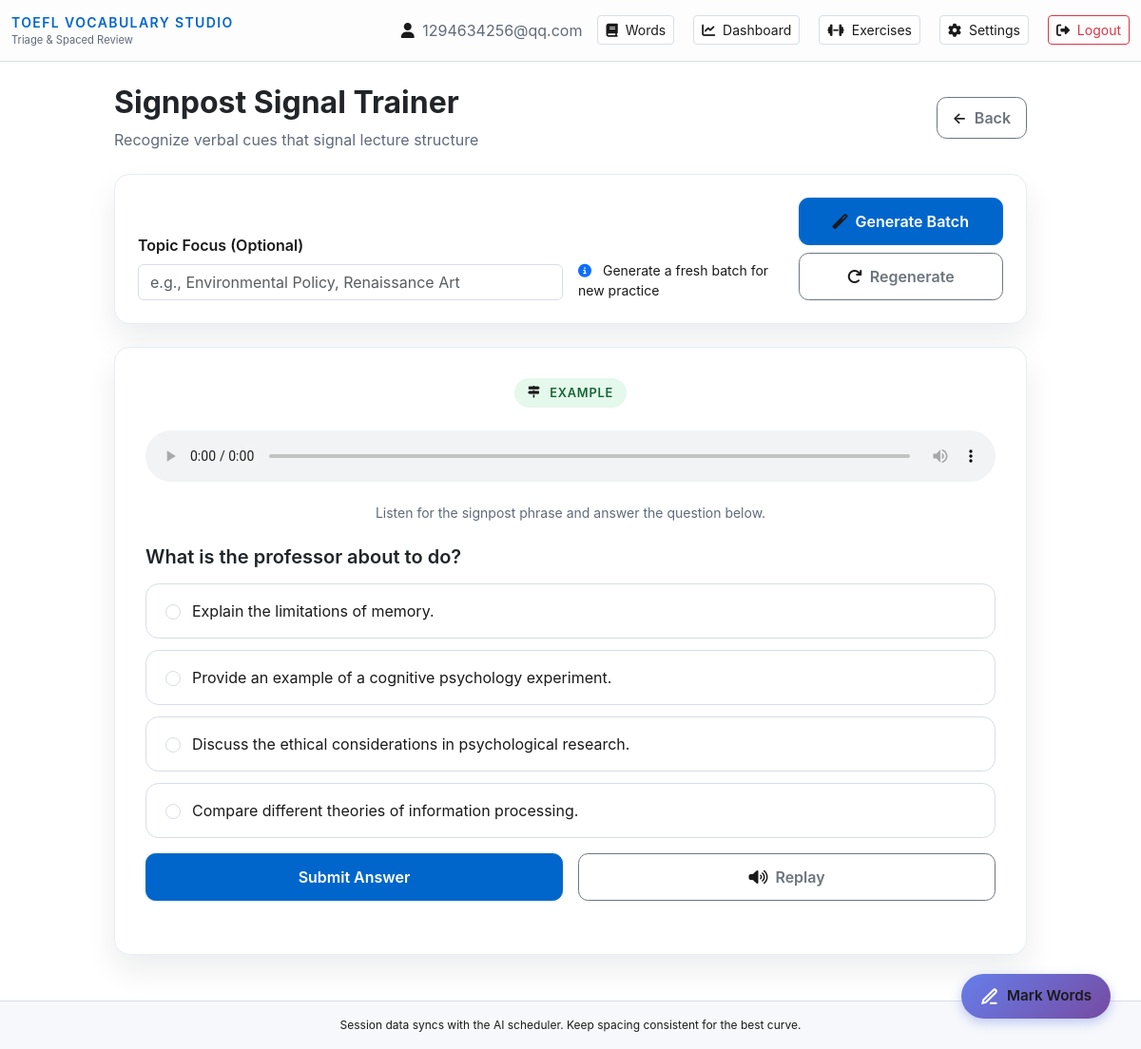
The page /listening/signpost (signed in) on the database its author committed.
### app/flask_app/models.py (models this page shows, shortened)
class User(db.Model):
    __tablename__ = 'users'
    id = db.Column(db.Integer, primary_key=True, index=True)
    email = db.Column(db.String(255), unique=True, index=True, nullable=False)
    password_hash = db.Column(db.String(255), nullable=False)
    daily_goal = db.Column(db.Integer, default=20, nullable=False)
    created_at = db.Column(db.DateTime(timezone=True), default=utcnow, nullable=False)
    words = db.relationship('UserWord', back_populates='user', cascade='all, delete-orphan')
    reviews = db.relationship('ReviewLog', back_populates='user', cascade='all, delete-orphan')

class ListeningSignpost(db.Model):
    __tablename__ = 'listening_signposts'
    id = db.Column(db.Integer, primary_key=True)
    text = db.Column(db.Text, nullable=False)  # The transcript (2-3 sentences)
    signpost_phrase = db.Column(db.String(100), nullable=False)  # e.g., "In contrast..."
    signpost_category = db.Column(db.String(50), nullable=False)  # e.g., "contrast", "addition", "example"
    audio_url = db.Column(db.String(500), nullable=True)
    audio_duration_seconds = db.Column(db.Float, nullable=True)
    question_text = db.Column(db.Text, nullable=False)  # "What is the professor about to do?"
    options = db.Column(db.JSON, nullable=False)  # List of answer options
    correct_answer = db.Column(db.String(255), nullable=False)
    explanation_cn = db.Column(db.Text, nullable=True)  # Chinese explanation
    created_at = db.Column(db.DateTime(timezone=True), default=utcnow, nullable=False)
    def to_dict(self):
        return {
            'id': self.id,
            'text': self.text,
            'signpost_phrase': self.signpost_phrase,
            'signpost_category': self.signpost_category,
            'audio_url': self.audio_url,
            'audio_duration_seconds': self.audio_duration_seconds,
            'question_text': self.question_text,
            'options': self.options,
            'correct_answer': self.correct_answer,
            'explanation_cn': self.explanation_cn,
        }

### app/flask_app/app.py (the view)
@app.route('/listening/signpost')
@login_required
def signpost_trainer():
    user = get_current_user()
    if not user:
        return redirect(url_for('login'))
    signpost_queue = session.get('signpost_queue', []) or []
    signpost_index = session.get('signpost_index', 0)
    if signpost_queue:
        if signpost_index >= len(signpost_queue):
            signpost_index = len(signpost_queue) - 1
            session['signpost_index'] = max(signpost_index, 0)
            session.modified = True
    signpost_filters = session.get('signpost_filters', {'topic': ''})
    signpost_id = session.get('signpost_current_id')
    if signpost_queue and signpost_index < len(signpost_queue):
        signpost_id = signpost_queue[signpost_index]
    signpost = None
    if signpost_id:
        signpost_record = ListeningSignpost.query.get(signpost_id)
        if signpost_record:
            signpost = signpost_record.to_dict()
    if not signpost:
        signpost_record = ListeningSignpost.query.order_by(ListeningSignpost.created_at.desc()).first()
        if signpost_record:
            signpost = signpost_record.to_dict()
            session['signpost_current_id'] = signpost_record.id
            session.modified = True
    return render_template(
        'listening/signpost.html',
        user=user,
        signpost=signpost,
        signpost_filters=signpost_filters,
        signpost_queue_remaining=max(len(signpost_queue) - signpost_index - 1, 0)
    )

### app/flask_app/utils.py (called while the page is built)
def login_required(f):
    @wraps(f)
    def decorated_function(*args, **kwargs):
        if 'user_id' not in session:
            flash('Please log in to access this page.', 'warning')
            return redirect(url_for('login'))
        return f(*args, **kwargs)
    return decorated_function

def get_current_user():
    user_id = session.get('user_id')
    if user_id:
        return User.query.get(user_id)
    return None

### app/flask_app/templates/listening/signpost.html (shortened to what this page needs)
{% extends "base.html" %}
{% block extra_css %}
<link rel="stylesheet" href="{{ url_for('static', filename='css/listening.css') }}">
{% endblock %}
{% block content %}
<div class="listening-wrapper">
    <div class="d-flex flex-column flex-md-row align-items-md-center justify-content-between listening-header mb-4">
        <div>
            <h1 class="h2 fw-bold text-dark listening-section-title mb-2">
                Signpost Signal Trainer
            </h1>
            <p class="text-muted listening-lead">
                Recognize verbal cues that signal lecture structure
            </p>
        </div>
        <a href="{{ url_for('listening_dashboard') }}" class="btn btn-outline-secondary listening-btn listening-btn-sm">
            <span class="me-1">←</span> Back
        </a>
    </div>
    <div class="listening-card listening-card--compact mb-4">
        <div class="row g-3 align-items-end">
            <div class="col-md-7 col-lg-6">
                <label class="form-label fw-semibold" for="signpost-topic-input">Topic Focus (Optional)</label>
                <input
                    type="text"
                    id="signpost-topic-input"
                    class="form-control"
                    placeholder="e.g., Environmental Policy, Renaissance Art"
                    value="{{ signpost_filters.topic }}"
                >
            </div>
            <div class="col-md-3 col-lg-3 small text-muted d-flex align-items-end">
                {% if signpost_queue_remaining > 0 %}
                <div class="w-100">
                    <i class="fas fa-layer-group me-2 text-primary"></i>
                    {{ signpost_queue_remaining }} more exercises queued in this batch
                </div>
                {% else %}
                <div class="w-100">
                    <i class="fas fa-info-circle me-2 text-primary"></i>
                    Generate a fresh batch for new practice
                </div>
                {% endif %}
            </div>
            <div class="col-md-2 col-lg-3 text-md-end">
                <div class="d-grid gap-2">
                    <button id="signpost-generate-btn" class="btn btn-primary listening-btn">
                        <i class="fas fa-magic me-2"></i>Generate Batch
                    </button>
                    <button id="signpost-regenerate-btn" class="btn btn-outline-secondary listening-btn">
                        <i class="fas fa-redo me-2"></i>Regenerate
                    </button>
                </div>
            </div>
        </div>
    </div>
    <div class="listening-card">
        {% if signpost %}
        <div class="text-center mb-4">
            <span class="listening-tag">
                <i class="fas fa-map-signs me-1"></i>
                {{ signpost.signpost_category.replace('_', ' ').title() }}
            </span>
        </div>
        <div class="listening-audio-card">
            <audio id="audio-player" controls class="w-100">
                <source src="{{ url_for('static', filename=signpost.audio_url) }}" type="audio/mpeg">
            </audio>
            <div class="text-muted small mt-3">
                Listen for the signpost phrase and answer the question below.
            </div>
        </div>
        <div id="question-section" class="mb-4">
            <h3 class="h5 fw-semibold text-dark mb-3">
                {{ signpost.question_text }}
            </h3>
            {% for option in signpost.options %}
            <label class="listening-option">
                <input
                    type="radio"
                    name="answer"
                    value="{{ option }}"
                    class="form-check-input"
                >
                <span>{{ option }}</span>
            </label>
            {% endfor %}
            <div class="listening-actions mt-3">
                <button id="submit-btn" class="btn btn-primary listening-btn">
                    Submit Answer
                </button>
                <button id="replay-btn" type="button" class="btn btn-outline-secondary listening-btn">
                    <i class="fas fa-volume-up me-2"></i>Replay
                </button>
            </div>
        </div>
        {% endif %}
    </div>
</div>
{% endblock %}

### app/flask_app/templates/base.html (shortened to what this page needs)
<!DOCTYPE html>
<html lang="en">
<head>
    <link href="https://cdn.jsdelivr.net/npm/bootstrap@5.3.2/dist/css/bootstrap.min.css" rel="stylesheet">
    <link href="https://cdnjs.cloudflare.com/ajax/libs/font-awesome/6.4.0/css/all.min.css" rel="stylesheet">
    <link rel="stylesheet" href="{{ url_for('static', filename='css/unfamiliar_words.css') }}">
    {% block extra_css %}{% endblock %}
</head>
<body>
    <nav class="navbar navbar-light">
        <div class="container-fluid">
            <a class="navbar-brand d-flex flex-column" href="{{ url_for('index') }}">
                <span class="brand-text">TOEFL Vocabulary Studio</span>
                <small class="text-muted" style="font-size: 0.7rem;">Triage & Spaced Review</small>
            </a>
            <div class="d-flex align-items-center gap-3">
                {% if session.user_id %}
                    <span class="text-muted">
                        <i class="fas fa-user me-1"></i>
                        {{ session.user_email }}
                    </span>
                    <a href="{{ url_for('browse_words') }}" class="btn btn-sm btn-outline-light me-1">
                        <i class="fas fa-book me-1"></i> Words
                    </a>
                    <a href="{{ url_for('main_dashboard') }}" class="btn btn-sm btn-outline-light me-1">
                        <i class="fas fa-chart-line me-1"></i> Dashboard
                    </a>
                    <a href="{{ url_for('exercises_hub') }}" class="btn btn-sm btn-outline-light me-1">
                        <i class="fas fa-dumbbell me-1"></i> Exercises
                    </a>
                    <a href="{{ url_for('settings') }}" class="btn btn-sm btn-outline-light me-1">
                        <i class="fas fa-cog me-1"></i> Settings
                    </a>
                    <a href="{{ url_for('logout') }}" class="btn btn-sm btn-outline-danger">
                        <i class="fas fa-sign-out-alt me-1"></i> Logout
                    </a>
                {% else %}
                    <a href="{{ url_for('login') }}" class="btn btn-sm btn-outline-light">Login</a>
                    <a href="{{ url_for('register') }}" class="btn btn-sm btn-primary">Register</a>
                {% endif %}
            </div>
        </div>
    </nav>
    <main class="container my-4">
        {% block content %}{% endblock %}
    </main>
    <footer class="footer text-center py-3 mt-5">
        <div class="container">
            Session data syncs with the AI scheduler. Keep spacing consistent for the best curve.
        </div>
    </footer>
</body>
</html>

### app/flask_app/static/css/unfamiliar_words.css (style rules this page uses)
.word-selectable { cursor: text; user-select: text; }

### app/flask_app/static/css/listening.css (style rules this page uses)
.listening-wrapper, .listening-dashboard { margin: 0 auto; }
.listening-wrapper { max-width: 960px; }
.listening-header { gap: 1rem; }
.listening-card { background: var(--toefl-bg); border: 1px solid var(--toefl-border-light); border-radius: 1rem; padding: 2rem; box-shadow: 0 16px 32px rgba(15, 23, 42, 0.08); }
.listening-card--compact { padding: 1.5rem; }
.listening-section-title { font-weight: 700; margin-bottom: 0.5rem; }
.listening-lead { color: var(--toefl-text-light); margin-bottom: 0; }
.listening-btn { font-weight: 600; border-radius: 0.65rem; padding: 0.75rem 1.5rem; }
.listening-btn-sm { padding: 0.55rem 1rem; }
.listening-option { display: flex; align-items: flex-start; gap: 0.75rem; padding: 1rem 1.25rem; border: 1px solid var(--toefl-border); border-radius: 0.85rem; transition: border-color 0.2s ease, box-shadow 0.2s ease; background: var(--toefl-bg); margin-bottom: 0.75rem; }
.listening-option input[type="radio"], .listening-option input[type="checkbox"] { margin-top: 0.35rem; flex-shrink: 0; }
.listening-option span { flex: 1; }
.listening-tag { display: inline-flex; align-items: center; gap: 0.35rem; border-radius: 9999px; padding: 0.35rem 0.85rem; font-size: 0.8rem; font-weight: 600; text-transform: uppercase; letter-spacing: 0.06em; background: rgba(34, 197, 94, 0.12); color: #166534; }
.listening-audio-card { text-align: center; margin-bottom: 1.5rem; }
.listening-actions { display: flex; flex-wrap: wrap; gap: 1rem; }
.listening-actions .btn { flex: 1 1 200px; }

### app/flask_app/templates/base.html (style rules this page uses)
:root { --toefl-bg: #ffffff; --toefl-text: #1a1a1a; --toefl-text-light: #606a7b; --toefl-border: #d7dde7; --toefl-border-light: #e7ecf5; --toefl-primary: #0066cc; --toefl-primary-hover: #0052a3; --toefl-success: #28a745; --toefl-danger: #dc3545; --toefl-warning: #ffc107; --toefl-info: #17a2b8; --toefl-highlight: #fff6cc; --toefl-highlight-blue: #e3f1ff; --toefl-highlight-green: #e6f8ee; --toefl-gray-bg: #f6f8fb; --toefl-nav-bg: #fdfdfd; --slate-900: #f4f7fb; --slate-800: #ecf0f8; --slate-700: #e2e7f3; --slate-400: #6f7d96; --slate-300: #8291aa; --slate-200: #c9d4e6; --slate-100: #1a1f2b; --slate-700-rgb: 226, 231, 243; --teal-500: #0d9488; --teal-400: #0ea5e9; --teal-300: #38bdf8; --teal-200: #bae6fd; --amber-400: #f59e0b; --amber-300: #fbbf24; --amber-200: #fde68a; --rose-400: #fb7185; --rose-300: #fda4af; --rose-200: #fecdd3; --emerald-400: #34d399; --emerald-300: #6ee7b7; --cyan-400: #22d3ee; --purple: #a855f7; --purple-300: #c4b5fd; --blue: #2563eb; --blue-300: #60a5fa; --green: #22c55e; --orange: #fb923c; --gray-300: #d1d5db; --gray-200: #e5e7eb; }
body { background: var(--toefl-bg); color: var(--toefl-text); min-height: 100vh; font-family: -apple-system, BlinkMacSystemFont, 'Segoe UI', Roboto, Oxygen, Ubuntu, Cantarell, sans-serif; }
.navbar { background: var(--toefl-nav-bg); border-bottom: 1px solid var(--toefl-border); }
.btn-primary { background: var(--toefl-primary); border-color: var(--toefl-primary); color: white; font-weight: 600; }
.text-muted { color: var(--toefl-text-light) !important; }
.form-control, .form-select { background: var(--toefl-bg); border: 1px solid var(--toefl-border); color: var(--toefl-text); }
.brand-text { color: var(--toefl-primary); font-weight: 600; text-transform: uppercase; letter-spacing: 0.1em; font-size: 0.875rem; }
.footer { background: var(--toefl-gray-bg); border-top: 1px solid var(--toefl-border); color: var(--toefl-text-light); font-size: 0.75rem; }
.form-check-input { background-color: var(--toefl-bg); border-color: var(--toefl-border); }
p, h1, h2, h3, h4, h5, h6, label, span, div, li, td, th { color: var(--toefl-text); }
strong, b, em, i { color: var(--toefl-text); }
a:not(.btn) { color: var(--toefl-primary); }
.btn-outline-light { color: var(--toefl-text); border-color: var(--toefl-border); background: white; }
.btn-outline-danger { color: var(--toefl-danger); border-color: var(--toefl-danger); }

### rows shown on the page
User: user_email "1294634256@qq.com"
ListeningSignpost: signpost_category.replace "EXAMPLE", question_text "What is the professor about to do?"

### other values the page prints
{{ option }} "Explain the limitations of memory." "Provide an example of a cognitive psychology experiment." "Discuss the ethical considerations in psychological research." "Compare different theories of information processing."
